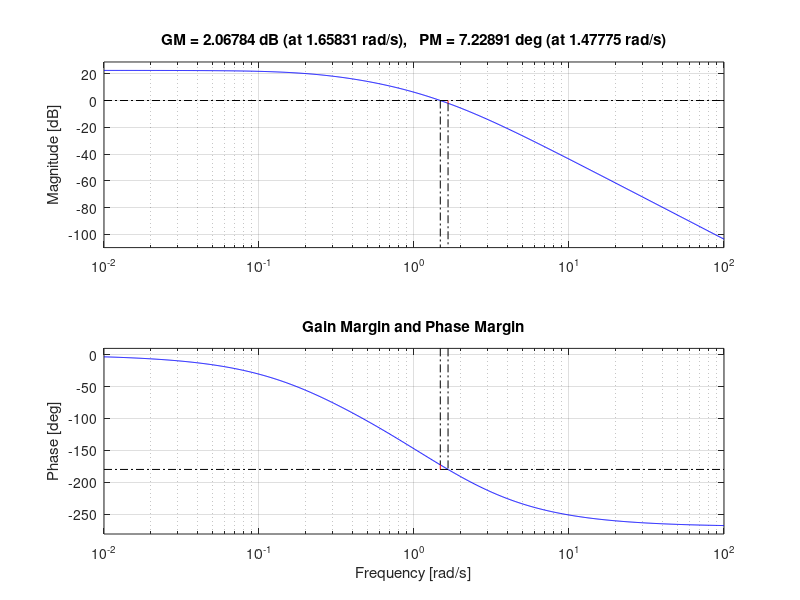

The MATLAB source for this figure:
%% MAE 171A Homework 5

% Problem 3 
% b)

clc, clear;

s = tf('s');

% Parameters
K = 13.3;
tau1 = 1;
taum = 0.5;
J = 4;
b = 1;

% Loop transfer function
L = K / ((tau1*s + 1)*(J*s + b)*(taum*s + 1));

% Gain Margin and Phase Margin
figure;
margin(L)
grid on
title('Gain Margin and Phase Margin')
